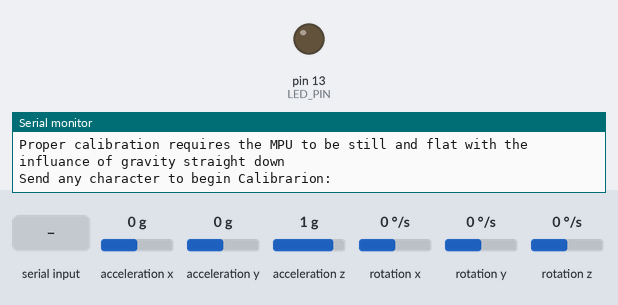
Recording of a sketch running on a simulated Teensy 4. On the bench: output pins drawn as LEDs (lit = HIGH), the last lines printed to the serial monitor. Inputs (shaded band) come from the test bench; at power-on: acceleration x 0 g, acceleration y 0 g, acceleration z 1 g, rotation x 0 °/s, rotation y 0 °/s, rotation z 0 °/s.

Above: at 1.3 s.
1.4 s: "1\n" received over Serial
2.9 s: "0\n" received over Serial
At 7.11 s:
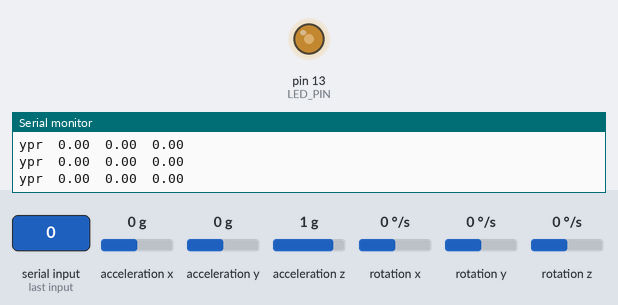
Timing chart, 0 to 11.9 s (numbered marks = the images above; inputs shaded):
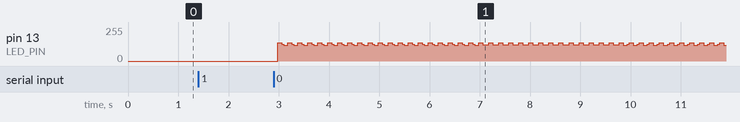

The sketch:

MPU6050dmp6nIRQ001.ino
```cpp
// I2C device class (I2Cdev) demonstration Arduino sketch for MPU6050 class using DMP (MotionApps v6.12)
// 6/21/2012 by Jeff Rowberg <jeff@rowberg.net>
// Updates should (hopefully) always be available at https://github.com/jrowberg/i2cdevlib
//
// Changelog:
//      2020-02-02 - DMP6 Simplified Based on MPU6050_DMP6_using_DMP_V6.12

/* ============================================
  I2Cdev device library code is placed under the MIT license
  Copyright (c) 2012 Jeff Rowberg

  Permission is hereby granted, free of charge, to any person obtaining a copy
  of this software and associated documentation files (the "Software"), to deal
  in the Software without restriction, including without limitation the rights
  to use, copy, modify, merge, publish, distribute, sublicense, and/or sell
  copies of the Software, and to permit persons to whom the Software is
  furnished to do so, subject to the following conditions:

  The above copyright notice and this permission notice shall be included in
  all copies or substantial portions of the Software.

  THE SOFTWARE IS PROVIDED "AS IS", WITHOUT WARRANTY OF ANY KIND, EXPRESS OR
  IMPLIED, INCLUDING BUT NOT LIMITED TO THE WARRANTIES OF MERCHANTABILITY,
  FITNESS FOR A PARTICULAR PURPOSE AND NONINFRINGEMENT. IN NO EVENT SHALL THE
  AUTHORS OR COPYRIGHT HOLDERS BE LIABLE FOR ANY CLAIM, DAMAGES OR OTHER
  LIABILITY, WHETHER IN AN ACTION OF CONTRACT, TORT OR OTHERWISE, ARISING FROM,
  OUT OF OR IN CONNECTION WITH THE SOFTWARE OR THE USE OR OTHER DEALINGS IN
  THE SOFTWARE.
  ===============================================
*/

// I2Cdev and MPU6050 must be installed as libraries, or else the .cpp/.h files
// for both classes must be in the include path of your project
#include "I2Cdev.h"

#include "MPU6050_6Axis_MotionApps_V6_12.h"

// Arduino Wire library is required if I2Cdev I2CDEV_ARDUINO_WIRE implementation
// is used in I2Cdev.h
#if I2CDEV_IMPLEMENTATION == I2CDEV_ARDUINO_WIRE
#include "Wire.h"
#endif

// *****************  Setup  *****************

// uncomment the next line if you would like to use interrupts (this is no longer required)
// #define INTERRUPT_PIN 2  // use pin 2 on Arduino Uno & most boards

// comment this line if you would like to remove pausing
#define PauseForInstructions

// comment this line to skip Calibration routines you should have your own offsets set before doing so.
#define CalibrateMPU

// class default I2C address is 0x68
// specific I2C addresses may be passed as a parameter here
// AD0 low = 0x68 (default for SparkFun breakout and InvenSense evaluation board)
// AD0 high = 0x69
MPU6050 mpu;
//MPU6050 mpu(0x69); // <-- use for AD0 high


/* =========================================================================
   NOTE: Arduino v1.0.1 with the Leonardo board generates a compile error
   when using Serial.write(buf, len). The Teapot output uses this method.
   The solution requires a modification to the Arduino USBAPI.h file, which
   is fortunately simple, but annoying. This will be fixed in the next IDE
   release. For more info, see these links:

   http://arduino.cc/forum/index.php/topic,109987.0.html
   http://code.google.com/p/arduino/issues/detail?id=958
   ========================================================================= */


#define LED_PIN 13 // (Arduino is 13, Teensy is 11, Teensy++ is 6)
bool blinkState = false;

// MPU control/status vars
uint8_t fifoBuffer[64]; // FIFO storage buffer

// orientation/motion vars
Quaternion q;           // [w, x, y, z]         quaternion container
VectorInt16 aa;         // [x, y, z]            accel sensor measurements
VectorInt16 gy;         // [x, y, z]            gyro sensor measurements
VectorInt16 aaReal;     // [x, y, z]            gravity-free accel sensor measurements
VectorInt16 aaWorld;    // [x, y, z]            world-frame accel sensor measurements
VectorFloat gravity;    // [x, y, z]            gravity vector
float euler[3];         // [psi, theta, phi]    Euler angle container
float ypr[3];           // [yaw, pitch, roll]   yaw/pitch/roll container and gravity vector

// packet structure for InvenSense teapot demo
uint8_t teapotPacket[14] = { '$', 0x02, 0, 0, 0, 0, 0, 0, 0, 0, 0x00, 0x00, '\r', '\n' };


// ================================================================
// ===               INTERRUPT DETECTION ROUTINE                ===
// ================================================================

volatile bool mpuInterrupt = false;     // indicates whether MPU interrupt pin has gone high
void dmpDataReady() {
  mpuInterrupt = true;
}


// ================================================================
// ===                      INITIAL SETUP                       ===
// ================================================================

void setup() {
  // join I2C bus (I2Cdev library doesn't do this automatically)
#if I2CDEV_IMPLEMENTATION == I2CDEV_ARDUINO_WIRE
  Wire.begin();
  Wire.setClock(400000); // 400kHz I2C clock. Comment this line if having compilation difficulties
#elif I2CDEV_IMPLEMENTATION == I2CDEV_BUILTIN_FASTWIRE
  Fastwire::setup(400, true);
#endif

  // initialize serial communication
  // (115200 chosen because it is required for Teapot Demo output, but it's
  // really up to you depending on your project)
  Serial.begin(115200);
  while (!Serial); // wait for Leonardo enumeration, others continue immediately

  // NOTE: 8MHz or slower host processors, like the Teensy @ 3.3V or Arduino
  // Pro Mini running at 3.3V, cannot handle this baud rate reliably due to
  // the baud timing being too misaligned with processor ticks. You must use
  // 38400 or slower in these cases, or use some kind of external separate
  // crystal solution for the UART timer.

  // initialize device
  Serial.println(F("Initializing I2C devices..."));
  mpu.initialize();
#ifdef INTERRUPT_PIN
  pinMode(INTERRUPT_PIN, INPUT);
#endif

  // verify connection
  Serial.println(F("Testing device connections..."));
  Serial.println(mpu.testConnection() ? F("MPU6050 connection successful") : F("MPU6050 connection failed"));
  // load and configure the DMP
  Serial.println(F("Initializing DMP..."));
  mpu.dmpInitialize();

  // We can now access raw data from the MPU

#ifdef CalibrateMPU
  Serial.println(F("Setting initial Offsets..."));
  Serial.println(F("Each MPU is unique and must have its own offsets."));
  Serial.println(F("The following Calibration Routine Generates offsets for you to replace the offsets represented here"));
  // supply your own gyro offsets here. NOTE: Your offsets are different than the ones shown below! In face Each MPU is different.

//           X Accel  Y Accel  Z Accel   X Gyro   Y Gyro   Z Gyro
//OFFSETS    -2102,   -3776,     836,    -345,     -31,      31

  mpu.setXAccelOffset(-2102);
  mpu.setYAccelOffset(-3776);
  mpu.setZAccelOffset(836);
  mpu.setXGyroOffset(-345);
  mpu.setYGyroOffset(-31);
  mpu.setZGyroOffset(31);
#endif

#ifdef PauseForInstructions
  // wait for ready
  Serial.println(F("\nProper calibration requires the MPU to be still and flat with the influance of gravity straight down "));
  Serial.println(F("\nSend any character to begin Calibrarion: "));
  while (Serial.available() && Serial.read()); // empty buffer
  while (!Serial.available());                 // wait for data
  while (Serial.available() && Serial.read()); // empty buffer again
#endif

#ifdef CalibrateMPU
  Serial.println(F("Calibrating Offsets..."));
  // Calibration Time: generate offsets and calibrate our MPU6050
  Serial.println(F("Calibrating Accelerometer..."));
  mpu.CalibrateAccel(6);
  Serial.println(F("\n\nCalibrating Gyro..."));
  mpu.CalibrateGyro(6);
  Serial.println();
  Serial.println(F("Replace initial offsets with these offsets..."));

#endif
  mpu.PrintActiveOffsets();

#ifdef PauseForInstructions

  // wait for ready
  Serial.println(F("\nSend any character to continue: "));
  while (Serial.available() && Serial.read()); // empty buffer
  while (!Serial.available());                 // wait for data
  while (Serial.available() && Serial.read()); // empty buffer again
#endif

  // turn on the DMP, now that it's ready
  Serial.println(F("Enabling DMP..."));
  mpu.setDMPEnabled(true);

  // Digital Motion Processing Firmware is now enabled

#ifdef INTERRUPT_PIN
  // enable Arduino interrupt detection
  Serial.print(F("Enabling interrupt detection (Arduino external interrupt "));
  Serial.print(digitalPinToInterrupt(INTERRUPT_PIN));
  Serial.println(F(")..."));
  attachInterrupt(digitalPinToInterrupt(INTERRUPT_PIN), dmpDataReady, RISING);
#endif
  // configure LED for output
  pinMode(LED_PIN, OUTPUT);
}

// ================================================================
// ===                    MAIN PROGRAM LOOP                     ===
// ================================================================

void loop() {
  // read a packet from FIFO
#ifdef INTERRUPT_PIN
  if (mpuInterrupt && mpu.dmpGetCurrentFIFOPacket(fifoBuffer)) { // Get the Latest packet
    mpuInterrupt = 0;
#else
  if (mpu.dmpGetCurrentFIFOPacket(fifoBuffer)) { // Get the Latest packet
#endif
    // display Euler angles in degrees
    mpu.dmpGetQuaternion(&q, fifoBuffer);
    mpu.dmpGetGravity(&gravity, &q);
    mpu.dmpGetYawPitchRoll(ypr, &q, &gravity);
    Serial.print("ypr\t");
    Serial.print(ypr[0] * 180 / M_PI);
    Serial.print("\t");
    Serial.print(ypr[1] * 180 / M_PI);
    Serial.print("\t");
    Serial.print(ypr[2] * 180 / M_PI);
    /*  All Data Available:
      mpu.dmpGetAccel(&aa, fifoBuffer);
      Serial.print("\tRaw Accl XYZ\t");
      Serial.print(aa.x);
      Serial.print("\t");
      Serial.print(aa.y);
      Serial.print("\t");
      Serial.print(aa.z);
      mpu.dmpGetGyro(&gy, fifoBuffer);
      Serial.print("\tRaw Gyro XYZ\t");
      Serial.print(gy.x);
      Serial.print("\t");
      Serial.print(gy.y);
      Serial.print("\t");
      Serial.print(gy.z);
    */
    Serial.println();

    // blink LED to indicate activity
    blinkState = !blinkState;
    digitalWrite(LED_PIN, blinkState);
  }
}
```
